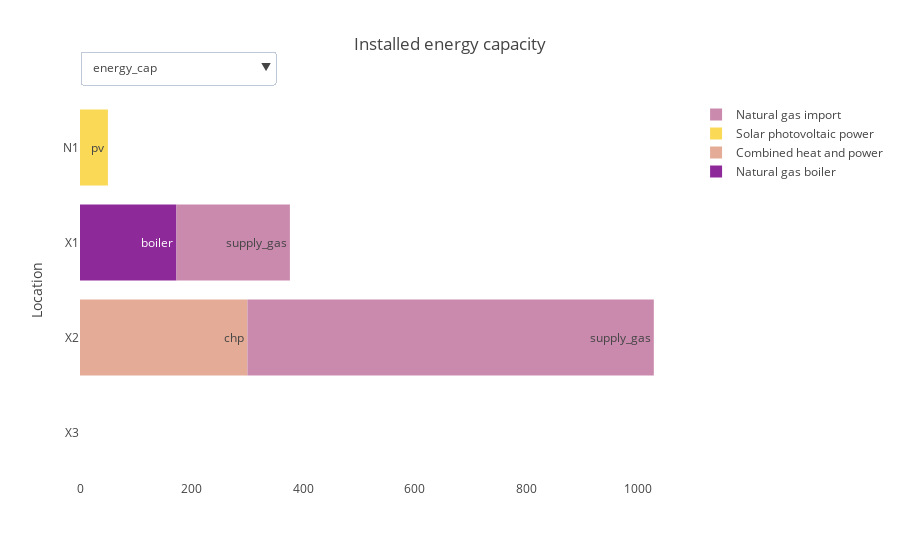

Notebook cell for this chart:
### Code cell
# plot.capacities gives a graphical view of the non-timeseries variables, both input and output

# Note, because we fix unit size, CHP now has a maximum capacity of 300kW, 
# compared to 260kW in the non-MILP case

model.plot.capacity()

### Figure 1 — Plotly figure (JSON) as saved in the notebook; plotly's stock layout.template omitted (floating-point values rounded to 4 significant figures)
{"data": [{"hoverinfo": "x+name", "legendgroup": "boiler", "marker": {"color": "#8E2999"}, "name": "Natural gas boiler", "orientation": "h", "text": "boiler", "type": "bar", "visible": true, "x": [null, null, 172.8, 0], "y": ["X3", "X2", "X1", "N1"]}, {"hoverinfo": "x+name", "legendgroup": "chp", "marker": {"color": "#E4AB97"}, "name": "Combined heat and power", "orientation": "h", "text": "chp", "type": "bar", "visible": true, "x": [null, 300, null, null], "y": ["X3", "X2", "X1", "N1"]}, {"hoverinfo": "x+name", "legendgroup": "pv", "marker": {"color": "#F9D956"}, "name": "Solar photovoltaic power", "orientation": "h", "text": "pv", "type": "bar", "visible": true, "x": [null, 0, 0, 50], "y": ["X3", "X2", "X1", "N1"]}, {"hoverinfo": "x+name", "legendgroup": "supply_gas", "marker": {"color": "#C98AAD"}, "name": "Natural gas import", "orientation": "h", "text": "supply_gas", "type": "bar", "visible": true, "x": [null, 728.1, 203.3, 0], "y": ["X3", "X2", "X1", "N1"]}, {"hoverinfo": "x+name", "legendgroup": "boiler", "marker": {"color": "#8E2999"}, "name": "Natural gas boiler", "orientation": "h", "text": "boiler", "type": "bar", "visible": false, "x": [null, null, 600, 600], "y": ["X3", "X2", "X1", "N1"]}, {"hoverinfo": "x+name", "legendgroup": "chp", "marker": {"color": "#E4AB97"}, "name": "Combined heat and power", "orientation": "h", "text": "chp", "type": "bar", "visible": false, "x": [null, 1500, null, null], "y": ["X3", "X2", "X1", "N1"]}, {"hoverinfo": "x+name", "legendgroup": "pv", "marker": {"color": "#F9D956"}, "name": "Solar photovoltaic power", "orientation": "h", "text": "pv", "type": "bar", "visible": false, "x": [null, 250, 250, 50], "y": ["X3", "X2", "X1", "N1"]}, {"hoverinfo": "x+name", "legendgroup": "supply_gas", "marker": {"color": "#C98AAD"}, "name": "Natural gas import", "orientation": "h", "text": "supply_gas", "type": "bar", "visible": false, "x": [null, 2000, 2000, 2000], "y": ["X3", "X2", "X1", "N1"]}, {"hoverinfo": "x+name", "legendgroup": "supply_grid_power", "marker": {"color": "#C5ABE3"}, "name": "National grid import", "orientation": "h", "text": "supply_grid_power", "type": "bar", "visible": false, "x": [null, 2000, null, null], "y": ["X3", "X2", "X1", "N1"]}, {"hoverinfo": "x+name", "legendgroup": "pv", "marker": {"color": "#F9D956"}, "name": "Solar photovoltaic power", "orientation": "h", "text": "pv", "type": "bar", "visible": false, "x": [null, 0, 0, 350], "y": ["X3", "X2", "X1", "N1"]}, {"hoverinfo": "x+name", "legendgroup": "pv", "marker": {"color": "#F9D956"}, "name": "Solar photovoltaic power", "orientation": "h", "text": "pv", "type": "bar", "visible": false, "x": [null, 1500, 1500, 1500], "y": ["X3", "X2", "X1", "N1"]}, {"hoverinfo": "x+name", "legendgroup": "pv", "marker": {"color": "#F9D956"}, "name": "Solar photovoltaic power", "orientation": "h", "text": "pv", "type": "bar", "visible": false, "x": [null, 0, 0, 38.95], "y": ["X3", "X2", "X1", "N1"]}, {"hoverinfo": "x+name", "legendgroup": "boiler", "marker": {"color": "#8E2999"}, "name": "Natural gas boiler", "orientation": "h", "text": "boiler", "type": "bar", "visible": false, "x": [0, 0, 0.1637], "y": ["heat", "gas", "electricity"]}, {"hoverinfo": "x+name", "legendgroup": "chp", "marker": {"color": "#E4AB97"}, "name": "Combined heat and power", "orientation": "h", "text": "chp", "type": "bar", "visible": false, "x": [0.6815, 0, 0.5452], "y": ["heat", "gas", "electricity"]}, {"hoverinfo": "x+name", "legendgroup": "pv", "marker": {"color": "#F9D956"}, "name": "Solar photovoltaic power", "orientation": "h", "text": "pv", "type": "bar", "visible": false, "x": [0.2019, 0, 0], "y": ["heat", "gas", "electricity"]}, {"hoverinfo": "x+name", "legendgroup": "supply_gas", "marker": {"color": "#C98AAD"}, "name": "Natural gas import", "orientation": "h", "text": "supply_gas", "type": "bar", "visible": false, "x": [0, 0.5777, 0], "y": ["heat", "gas", "electricity"]}, {"hoverinfo": "x+name", "legendgroup": "boiler", "marker": {"color": "#8E2999"}, "name": "Natural gas boiler", "orientation": "h", "text": "boiler", "type": "bar", "visible": false, "x": [null, null, 0.004199], "y": ["heat", "gas", "electricity"]}, {"hoverinfo": "x+name", "legendgroup": "chp", "marker": {"color": "#E4AB97"}, "name": "Combined heat and power", "orientation": "h", "text": "chp", "type": "bar", "visible": false, "x": [0.01928, null, 0.0241], "y": ["heat", "gas", "electricity"]}, {"hoverinfo": "x+name", "legendgroup": "pv", "marker": {"color": "#F9D956"}, "name": "Solar photovoltaic power", "orientation": "h", "text": "pv", "type": "bar", "visible": false, "x": [0.03858, null, null], "y": ["heat", "gas", "electricity"]}, {"hoverinfo": "x+name", "legendgroup": "supply_gas", "marker": {"color": "#C98AAD"}, "name": "Natural gas import", "orientation": "h", "text": "supply_gas", "type": "bar", "visible": false, "x": [null, 0.02502, null], "y": ["heat", "gas", "electricity"]}, {"hoverinfo": "x+name", "legendgroup": "chp", "marker": {"color": "#E4AB97"}, "name": "Combined heat and power", "orientation": "h", "text": "chp", "type": "bar", "visible": false, "x": [null, 1, null, null], "y": ["X3", "X2", "X1", "N1"]}, {"hoverinfo": "x+name", "legendgroup": "chp", "marker": {"color": "#E4AB97"}, "name": "Combined heat and power", "orientation": "h", "text": "chp", "type": "bar", "visible": false, "x": [null, 4, null, null], "y": ["X3", "X2", "X1", "N1"]}], "layout": {"autosize": true, "barmode": "relative", "hovermode": "closest", "legend": {"traceorder": "reversed"}, "title": "Installed energy capacity", "updatemenus": [{"active": 0, "buttons": [{"args": [{"visible": [true, true, true, true, false, false, false, false, false, false, false, false, false, false, false, false, false, false, false, false, false, false]}, {"barmode": "relative", "title": "Installed energy capacity", "xaxis": {"title": "Installed energy capacity"}, "yaxis": {"title": "Location"}}], "label": "energy_cap", "method": "update"}, {"args": [{"visible": [false, false, false, false, true, true, true, true, true, false, false, false, false, false, false, false, false, false, false, false, false, false]}, {"barmode": "relative", "title": "Maximum allowed energy capacity", "xaxis": {"title": "Installed energy capacity"}, "yaxis": {"title": "Location"}}], "label": "energy_cap_max", "method": "update"}, {"args": [{"visible": [false, false, false, false, false, false, false, false, false, true, false, false, false, false, false, false, false, false, false, false, false, false]}, {"barmode": "relative", "title": "Installed area", "xaxis": {"title": "Installed area"}, "yaxis": {"title": "Location"}}], "label": "resource_area", "method": "update"}, {"args": [{"visible": [false, false, false, false, false, false, false, false, false, false, true, false, false, false, false, false, false, false, false, false, false, false]}, {"barmode": "relative", "title": "Maximum allowed area", "xaxis": {"title": "Installed area"}, "yaxis": {"title": "Location"}}], "label": "resource_area_max", "method": "update"}, {"args": [{"visible": [false, false, false, false, false, false, false, false, false, false, false, true, false, false, false, false, false, false, false, false, false, false]}, {"barmode": "relative", "title": "Installed capacity", "xaxis": {"title": "Installed capacity"}, "yaxis": {"title": "Location"}}], "label": "resource_cap", "method": "update"}, {"args": [{"visible": [false, false, false, false, false, false, false, false, false, false, false, false, true, true, true, true, false, false, false, false, false, false]}, {"barmode": "group", "title": "Systemwide capacity factor", "xaxis": {"title": "Systemwide capacity factor"}, "yaxis": {"title": "Carrier"}}], "label": "systemwide_capacity_factor", "method": "update"}, {"args": [{"visible": [false, false, false, false, false, false, false, false, false, false, false, false, false, false, false, false, true, true, true, true, false, false]}, {"barmode": "group", "title": "Systemwide levelised cost", "xaxis": {"title": "Systemwide levelised cost"}, "yaxis": {"title": "Carrier"}}], "label": "systemwide_levelised_cost", "method": "update"}, {"args": [{"visible": [false, false, false, false, false, false, false, false, false, false, false, false, false, false, false, false, false, false, false, false, true, false]}, {"barmode": "relative", "title": "Installed units", "xaxis": {"title": "Installed units"}, "yaxis": {"title": "Location"}}], "label": "units", "method": "update"}, {"args": [{"visible": [false, false, false, false, false, false, false, false, false, false, false, false, false, false, false, false, false, false, false, false, false, true]}, {"barmode": "relative", "title": "Maximum allowed units", "xaxis": {"title": "Installed units"}, "yaxis": {"title": "Location"}}], "label": "units_max", "method": "update"}], "pad": {"b": 0.05, "l": 0.05, "r": 0.05, "t": 0.05}, "type": "dropdown", "x": 0, "xanchor": "left", "y": 1.13}], "yaxis": {"showticklabels": true, "title": "Location"}}}
